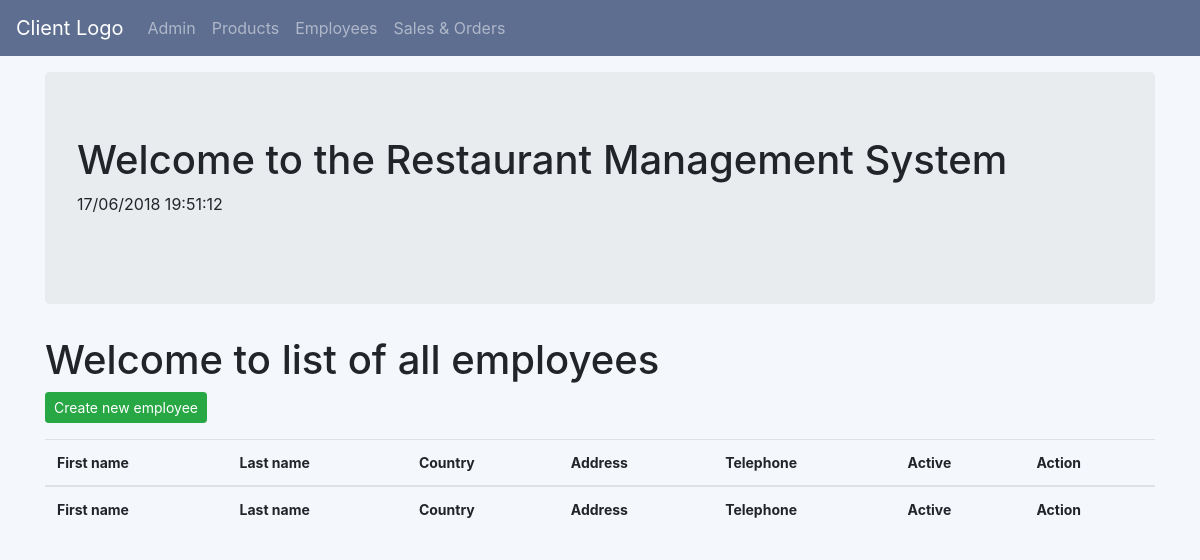
Before: /oms/employeelist/ with the older database file.
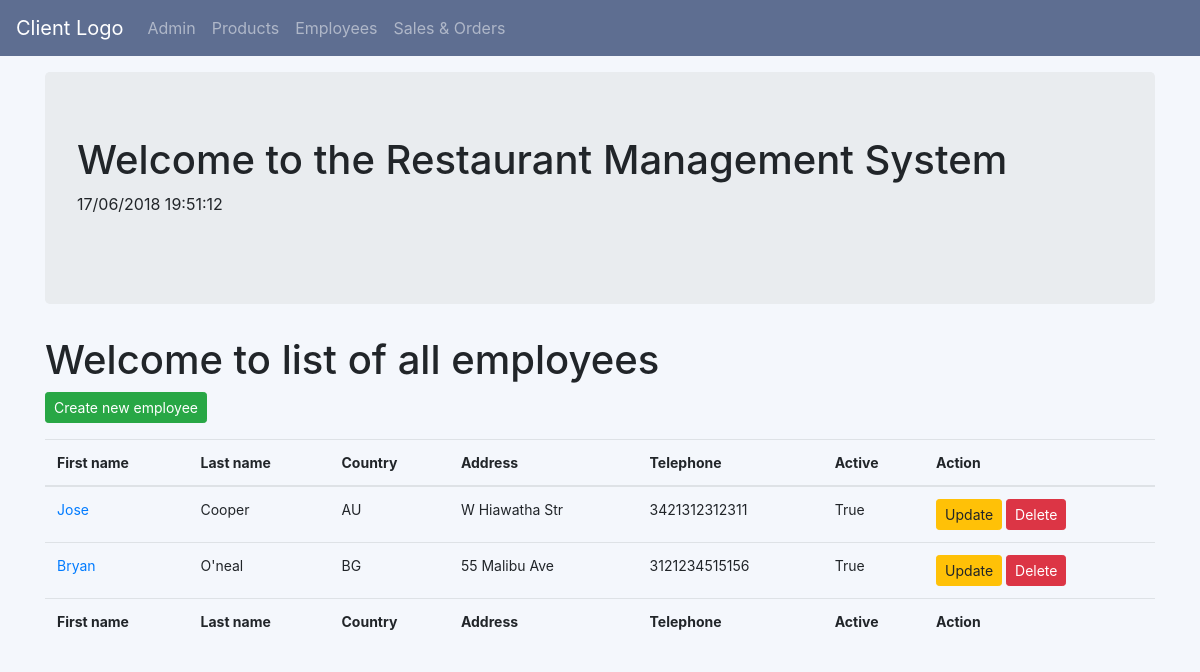
After: the same page with the newer database file.
### oms/models.py (models this page shows, shortened)
class Employee(models.Model):
    fname = models.CharField(blank=True, max_length=100, verbose_name='First name')
    lname = models.CharField(blank=True, max_length=100, verbose_name='Last name')
    country = CountryField()
    address = models.CharField(blank=True, max_length=100, verbose_name='Postal address')
    telephone = models.IntegerField(null=True, blank=True)
    active = models.BooleanField(default=True, verbose_name='Is active')

### oms/views.py (the view)
# urls.py: path('employeelist/',views.EmployeeListView.as_view(),name='employee_list'),
class EmployeeListView(ListView):
    context_object_name = 'employees'
    model = models.Employee

### oms/templates/oms/employee_list.html
{% extends "oms/oms_base.html" %}
{% block body_block %}
<h1>Welcome to list of all employees</h1>
<a class = 'btn btn-success btn-sm 'href="{% url 'oms:employee_create'%}">Create new employee</a><p>
    <table style="font-size:14px;" class="table table-hover" style='width:100%'>
        <thead>
            <tr>
                <th>First name</th>
                <th>Last name</th>
                <th>Country</th>
                <th>Address</th>
                <th>Telephone</th>
                <th>Active</th>
                <th>Action</th>
            </tr>
        </thead>
        <tbody>
            {% for employee in employees %}
            <tr>
                <td> <a href="{{employee.id}}">{{employee.fname}}</a></td>
                <td> {{employee.lname}} </td>
                <td> {{employee.country}} </td>
                <td> {{employee.address}} </td>
                <td> {{employee.telephone}} </td>
                <td> {{employee.active}} </td>
                <td>
                    <a class = 'btn btn-warning btn-sm' href="{% url 'oms:employee_update' pk=employee.pk %}">Update</a>
                    <a class = 'btn btn-danger btn-sm' href="{% url 'oms:employee_delete' pk=employee.pk %}">Delete</a>
                </td>
            </tr>
            {% endfor %}
        </tbody>
        <tfoot>
            <tr>
                <th>First name</th>
                <th>Last name</th>
                <th>Country</th>
                <th>Address</th>
                <th>Telephone</th>
                <th>Active</th>
                <th>Action</th>
            </tr>
       </tfoot>
    </table>
{% endblock %}

Changed rows visible on the page:
added Employee: fname "Jose", lname "Cooper", country "AU", address "W Hiawatha Str", telephone "3421312312311", active "True"
added Employee: fname "Bryan", lname "O'neal", country "BG", address "55 Malibu Ave", telephone "3121234515156", active "True"
